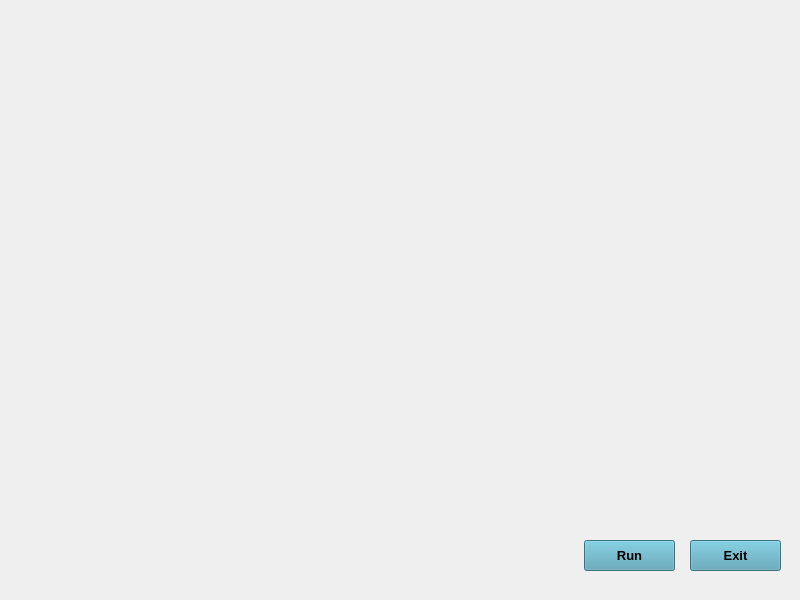
<?xml version="1.0" encoding="UTF-8"?>
<ui version="4.0">
 <class>MainWindow</class>
 <widget class="QMainWindow" name="MainWindow">
  <property name="geometry">
   <rect>
    <x>0</x>
    <y>0</y>
    <width>800</width>
    <height>600</height>
   </rect>
  </property>
  <property name="windowTitle">
   <string>MainWindow</string>
  </property>
  <widget class="QWidget" name="centralwidget">
   <widget class="QLabel" name="label">
    <property name="geometry">
     <rect>
      <x>0</x>
      <y>0</y>
      <width>801</width>
      <height>601</height>
     </rect>
    </property>
    <property name="text">
     <string/>
    </property>
    <property name="pixmap">
     <pixmap>bg.gif</pixmap>
    </property>
    <property name="scaledContents">
     <bool>true</bool>
    </property>
   </widget>
   <widget class="QPushButton" name="pushButton">
    <property name="geometry">
     <rect>
      <x>584</x>
      <y>540</y>
      <width>91</width>
      <height>31</height>
     </rect>
    </property>
    <property name="font">
     <font>
      <pointsize>10</pointsize>
      <weight>75</weight>
      <bold>true</bold>
     </font>
    </property>
    <property name="styleSheet">
     <string notr="true">background-color: rgb(81, 159, 179);</string>
    </property>
    <property name="text">
     <string>Run</string>
    </property>
   </widget>
   <widget class="QPushButton" name="pushButton_2">
    <property name="geometry">
     <rect>
      <x>690</x>
      <y>540</y>
      <width>91</width>
      <height>31</height>
     </rect>
    </property>
    <property name="font">
     <font>
      <pointsize>10</pointsize>
      <weight>75</weight>
      <bold>true</bold>
     </font>
    </property>
    <property name="styleSheet">
     <string notr="true">background-color: rgb(81, 159, 179);</string>
    </property>
    <property name="text">
     <string>Exit</string>
    </property>
   </widget>
   <widget class="QTextBrowser" name="textBrowser">
    <property name="geometry">
     <rect>
      <x>30</x>
      <y>10</y>
      <width>141</width>
      <height>41</height>
     </rect>
    </property>
    <property name="styleSheet">
     <string notr="true">background:transparent;
border-radius:none;</string>
    </property>
   </widget>
   <widget class="QTextBrowser" name="textBrowser_2">
    <property name="geometry">
     <rect>
      <x>640</x>
      <y>10</y>
      <width>141</width>
      <height>41</height>
     </rect>
    </property>
    <property name="styleSheet">
     <string notr="true">background:transparent;
border-radius:none;</string>
    </property>
   </widget>
  </widget>
 </widget>
 <resources/>
 <connections/>
</ui>
